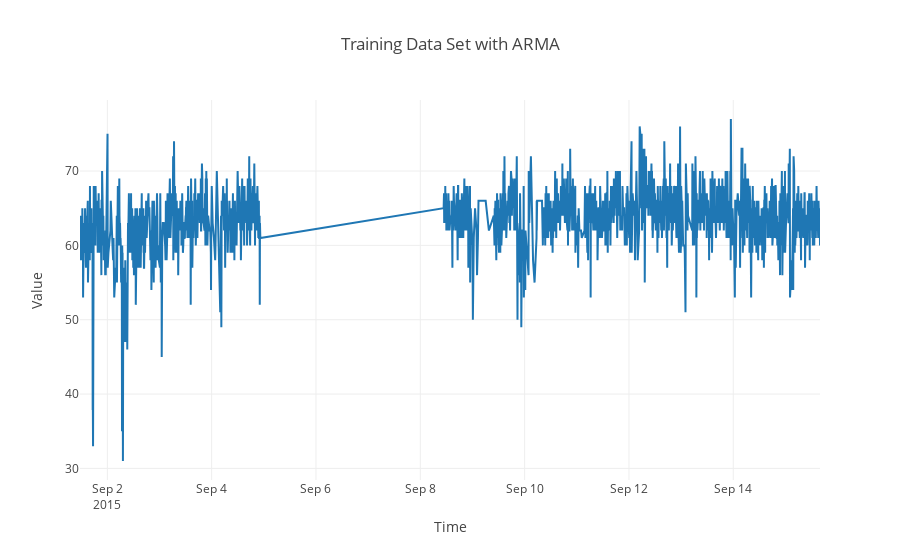

The code cell stored with this chart in its notebook:
### Code cell
trace_real = {"x": training_set_time,
             "y": training_set_values,
             "mode": 'lines',
             "name": 'Real value'}
traces = [trace_real]
layout = dict(title = "Training Data Set with ARMA",
              xaxis = dict(title = 'Time'),
              yaxis = dict(title = 'Value')
             )
fig = dict(data=traces, layout=layout)
iplot(fig)

### Figure 1 — Plotly figure (JSON) as saved in the notebook; plotly's stock layout.template omitted (floating-point values rounded to 4 significant figures; data arrays with more than 128 entries replaced by an {"elided": "..."} marker saying what was removed)
{"data": [{"mode": "lines", "name": "Real value", "type": "scatter", "uid": "fbc48190-b3ee-4bce-b07b-496573fa11fa", "x": {"elided": "1996 str values"}, "y": {"elided": "1996 int values"}}], "layout": {"title": "Training Data Set with ARMA", "xaxis": {"title": "Time"}, "yaxis": {"title": "Value"}}}
